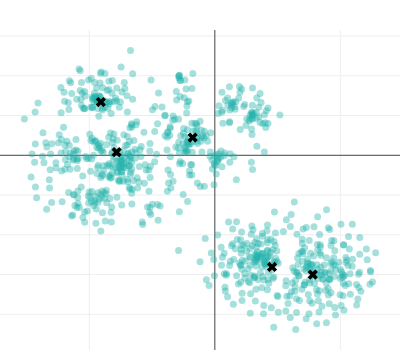

Write notebook code for a chart like this one.
### Code cell
centers_x = [x[0] for x in X_embedded[:n_clusters]]
centers_y = [x[1] for x in X_embedded[:n_clusters]]

points_x = [x[0] for x in X_embedded[n_clusters:]]
points_y = [x[1] for x in X_embedded[n_clusters:]]
    
points = plotly_create_scatter(points_x, points_y, [], color='lightseagreen', opacity=0.4)
centers = plotly_create_scatter(centers_x, centers_y, [], color='black', symbol='x', size=9)
plotly_draw_scatter(points, centers)

### Figure 1 — Plotly figure (JSON) as saved in the notebook; plotly's stock layout.template omitted (floating-point values rounded to 4 significant figures; data arrays with more than 128 entries replaced by an {"elided": "..."} marker saying what was removed)
{"data": [{"hoverinfo": "text", "marker": {"color": "lightseagreen", "opacity": 0.4, "size": 7, "symbol": "circle"}, "mode": "markers", "text": [], "type": "scatter", "uid": "3ac14588-fbd2-11e8-8740-3c15c2cf2370", "x": {"elided": "841 float values"}, "y": {"elided": "841 float values"}}, {"hoverinfo": "text", "marker": {"color": "black", "opacity": 1, "size": 9, "symbol": "x"}, "mode": "markers", "text": [], "type": "scatter", "uid": "3ac147e8-fbd2-11e8-b5a4-3c15c2cf2370", "x": [-0.8829, 2.279, -4.542, 3.902, -3.913], "y": [0.8925, -5.616, 2.678, -6.003, 0.1579]}], "layout": {"height": 350, "hovermode": "closest", "margin": {"b": 0, "l": 0, "r": 0, "t": 30}, "showlegend": false, "width": 400}}
